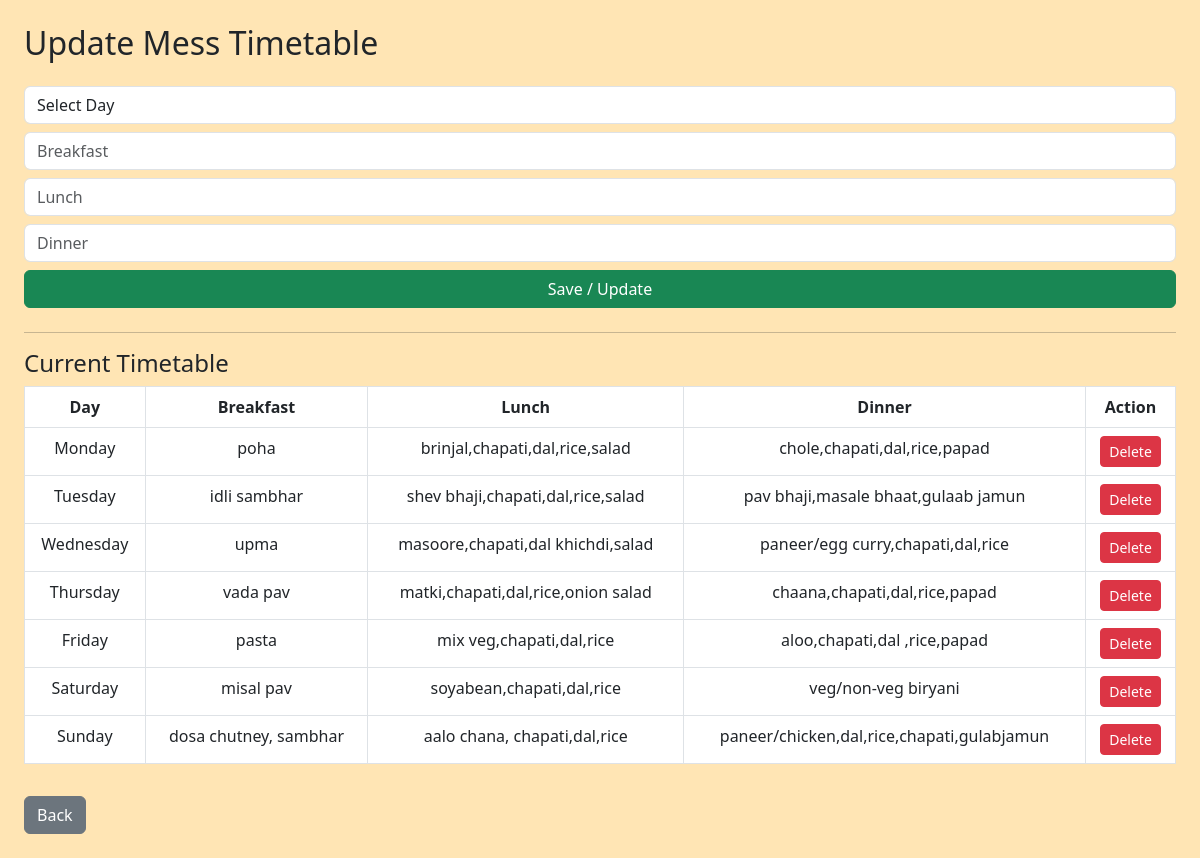
The app's page /admin_timetable (signed in) with its own data.
### tables this page shows
CREATE TABLE timetable (
        id INTEGER PRIMARY KEY AUTOINCREMENT,
        day TEXT,
        breakfast TEXT,
        lunch TEXT,
        dinner TEXT
    );

### app.py (the view, shortened to what this page needs)
@app.route("/admin_timetable", methods=["GET", "POST"])
def admin_timetable():
    if "admin" not in session:
        return redirect("/")
    conn = sqlite3.connect("database.db")
    cur = conn.cursor()
    cur.execute("SELECT * FROM timetable")
    data = cur.fetchall()
    conn.close()
    return render_template("admin_timetable.html", data=data)

### templates/admin_timetable.html (shortened to what this page needs)
<!DOCTYPE html>
<html>
<head>
    <link href="https://cdn.jsdelivr.net/npm/bootstrap@5.3.0/dist/css/bootstrap.min.css" rel="stylesheet">
</head>
<body class="p-4" style="background: #ffe5b4;">
<h2 class="mb-4">Update Mess Timetable</h2>
<form method="POST" class="mb-4">
    <select name="day" class="form-control mb-2" required>
        <option value="">Select Day</option>
    </select>
    <input type="text" name="breakfast" placeholder="Breakfast" class="form-control mb-2" required>
    <input type="text" name="lunch" placeholder="Lunch" class="form-control mb-2" required>
    <input type="text" name="dinner" placeholder="Dinner" class="form-control mb-2" required>
    <button class="btn btn-success w-100">Save / Update</button>
</form>
<hr>
<h4>Current Timetable</h4>
<table class="table table-bordered text-center">
    <tr>
        <th>Day</th>
        <th>Breakfast</th>
        <th>Lunch</th>
        <th>Dinner</th>
        <th>Action</th>
    </tr>
    {% for row in data %}
    <tr>
        <td>{{ row[1] }}</td>
        <td>{{ row[2] }}</td>
        <td>{{ row[3] }}</td>
        <td>{{ row[4] }}</td>
        <td>
            <a href="/delete_timetable/{{ row[0] }}" class="btn btn-danger btn-sm">Delete</a>
        </td>
    </tr>
    {% endfor %}
</table>
<a href="/admin_dashboard" class="btn btn-secondary mt-3">Back</a>
</body>
</html>

### records on screen
timetable: day "Monday", breakfast "poha", lunch "brinjal,chapati,dal,rice,salad", dinner "chole,chapati,dal,rice,papad"
timetable: day "Tuesday", breakfast "idli sambhar", lunch "shev bhaji,chapati,dal,rice,salad", dinner "pav bhaji,masale bhaat,gulaab jamun"
timetable: day "Wednesday", breakfast "upma", lunch "masoore,chapati,dal khichdi,salad", dinner "paneer/egg curry,chapati,dal,rice"
timetable: day "Thursday", breakfast "vada pav", lunch "matki,chapati,dal,rice,onion salad", dinner "chaana,chapati,dal,rice,papad"
timetable: day "Friday", breakfast "pasta", lunch "mix veg,chapati,dal,rice", dinner "aloo,chapati,dal ,rice,papad"
timetable: day "Saturday", breakfast "misal pav", lunch "soyabean,chapati,dal,rice", dinner "veg/non-veg biryani"
timetable: day "Sunday", breakfast "dosa chutney, sambhar", lunch "aalo chana, chapati,dal,rice", dinner "paneer/chicken,dal,rice,chapati,gulabjamun"
